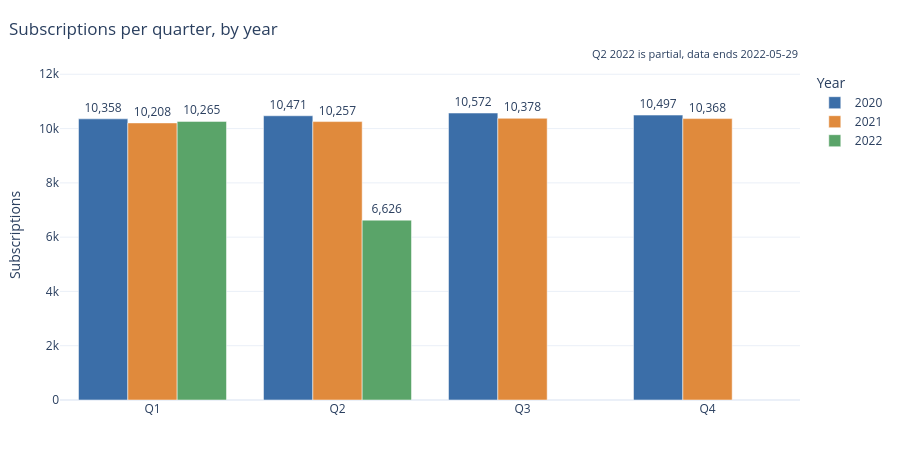

Notebook cell for this chart:
### Markdown cell above
#### **Subscriptions per quarter, by year**

### Code cell
quarterly = pd.crosstab(date.dt.quarter, date.dt.year).astype(float)
quarterly.loc[quarterly.index > last.quarter, last.year] = float("nan")

fig = go.Figure(
    [
        go.Bar(
            name=str(year),
            x=[f"Q{q}" for q in quarterly.index],
            y=quarterly[year],
            marker_color=YEAR_COLORS.get(year, COLOR),
            text=quarterly[year].map(lambda v: "" if pd.isna(v) else f"{v:,.0f}"),
            textposition="outside",
        )
        for year in quarterly.columns
    ]
)
fig.update_layout(barmode="group", legend_title_text="Year")
fig.update_yaxes(title="Subscriptions", range=[0, quarterly.max().max() * 1.15])
partial_note(fig, f"Q{last.quarter} {last.year} is partial, data ends {last:%Y-%m-%d}")

complete = quarterly.stack().drop((last.quarter, last.year))
note = (
    f"Every complete quarter falls between {complete.min():,.0f} and {complete.max():,.0f} subscriptions, "
    f"a spread of {(complete.max() - complete.min()) / complete.mean():.1%} around the mean of "
    f"{complete.mean():,.0f}. Q{last.quarter} {last.year} is short because the data stops on {last:%B %d}."
)
show(styled(fig, "Subscriptions per quarter, by year"), note)

### Figure 1 — Plotly figure (JSON) as saved in the notebook; plotly's stock layout.template omitted (floating-point values rounded to 4 significant figures)
{"data": [{"marker": {"color": "#3b6ea8"}, "name": "2020", "text": ["10,358", "10,471", "10,572", "10,497"], "textposition": "outside", "type": "bar", "x": ["Q1", "Q2", "Q3", "Q4"], "y": [10360.0, 10470.0, 10570.0, 10500.0]}, {"marker": {"color": "#e08a3c"}, "name": "2021", "text": ["10,208", "10,257", "10,378", "10,368"], "textposition": "outside", "type": "bar", "x": ["Q1", "Q2", "Q3", "Q4"], "y": [10210.0, 10260.0, 10380.0, 10370.0]}, {"marker": {"color": "#5aa469"}, "name": "2022", "text": ["10,265", "6,626", "", ""], "textposition": "outside", "type": "bar", "x": ["Q1", "Q2", "Q3", "Q4"], "y": [10260.0, 6626.0, NaN, NaN]}], "layout": {"annotations": [{"font": {"size": 11}, "showarrow": false, "text": "Q2 2022 is partial, data ends 2022-05-29", "x": 1, "xref": "paper", "y": 1.08, "yref": "paper"}], "barmode": "group", "height": 450, "legend": {"title": {"text": "Year"}}, "margin": {"b": 50, "l": 60, "r": 30, "t": 70}, "title": {"text": "Subscriptions per quarter, by year", "x": 0.01}, "yaxis": {"range": [0, 12160.0], "title": {"text": "Subscriptions"}}}}
